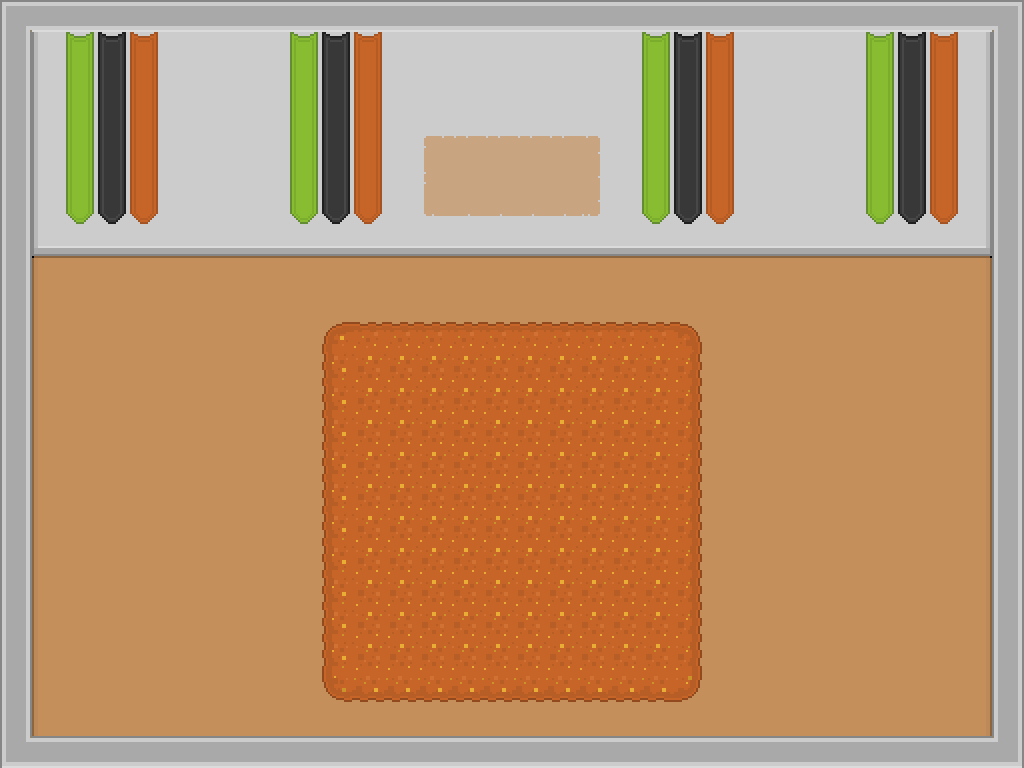

Rendered tile map (Tiled .tmx) drawn with the repository's tilesets; below, a short description and the map source with its tile grids summarised:
An orthogonal 32x24 tile map with 32x32 px tiles, 4 tile layers (Floor, BattleArena, Walls, Stuff) and 7 objects (4x wall, spawnMonster, spawnPlayer, arena).

<map version="1.5" tiledversion="1.5.0" orientation="orthogonal" renderorder="left-up" width="32" height="24" tilewidth="32" tileheight="32" infinite="0" nextlayerid="6" nextobjectid="8">
 <tileset firstgid="1" source="roguelikeSheet_transparent.tsx" />
 <layer id="3" name="Floor" width="32" height="24">
  <data>[768 cells, 450 non-empty, 6 distinct tile ids]</data>
 </layer>
 <layer id="4" name="BattleArena" width="32" height="24">
  <data>[768 cells, 144 non-empty, 9 distinct tile ids]</data>
 </layer>
 <layer id="1" name="Walls" width="32" height="24">
  <data>[768 cells, 318 non-empty, 12 distinct tile ids]</data>
 </layer>
 <layer id="2" name="Stuff" width="32" height="24">
  <data>[768 cells, 90 non-empty, 18 distinct tile ids]</data>
 </layer>
 <objectgroup id="5" name="Objects">
  <object id="1" type="spawnMonster" x="358.401" y="357.331" width="308.118" height="115.544" />
  <object id="2" type="spawnPlayer" x="360.541" y="548.835" width="305.978" height="116.614" />
  <object id="3" name="wall" x="3.20956" y="2.13971" width="1015.29" height="249.276" />
  <object id="4" name="wall" x="4.27942" y="259.975" width="22.4669" height="501.762" />
  <object id="5" name="wall" x="33.1655" y="738.2" width="955.38" height="24.6067" />
  <object id="6" name="wall" x="996.035" y="258.905" width="23.5368" height="503.902" />
  <object id="7" type="arena" x="326.306" y="324.166" width="371.24" height="374.449" />
 </objectgroup>
</map>